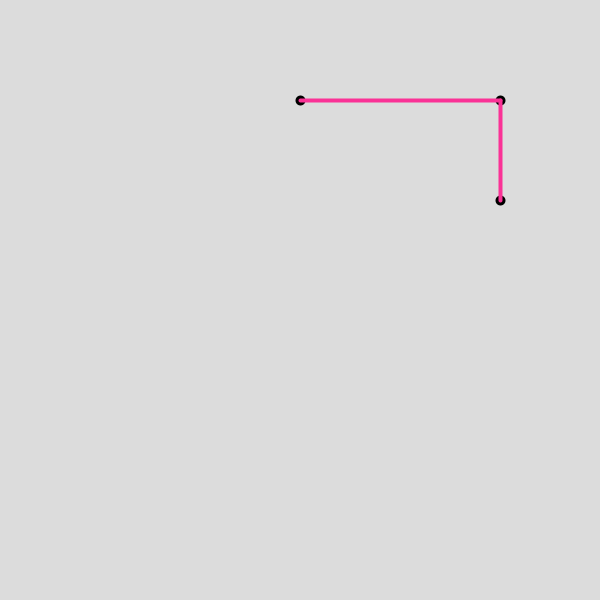
Frame 1 (no input)
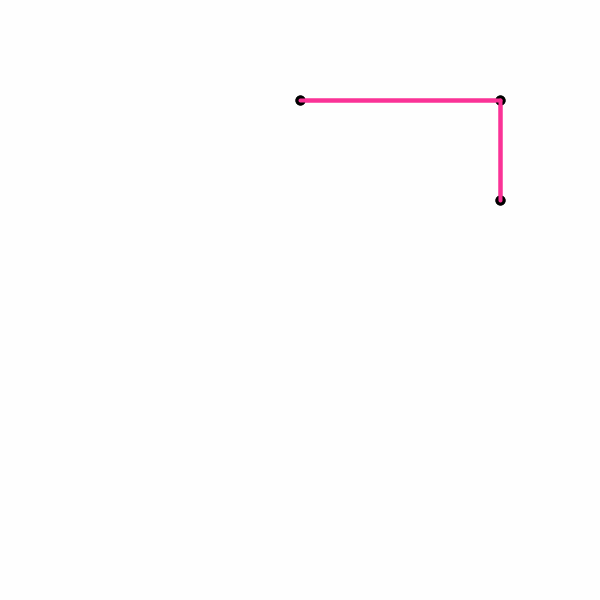
Frame 60 (the mouse pressed at the canvas centre just before this capture)
Frame 120 (the mouse held since frame 60 and released just before this capture): identical to frame 60, image omitted

The Processing sketch that drew these frames (run headless with seeded random() and noise(); from frame 60 on, the mouse is pressed at the canvas centre):

// Processing sketch: Spring
// ── Spring.pde
// Variables for the fixed (red) points
float x0 = 300;
float y0 = 100;


FloatList pointX = new FloatList();
FloatList pointY = new FloatList();
FloatList vy = new FloatList();
FloatList vx = new FloatList();
FloatList restlengths = new FloatList();

// Variables for the moving (black) points
float x1 = 500;
float y1 = 100;
float vx1 = 0;
float vy1 = 0;
float m1 = 1.0;

float x2 = 500;
float y2=200;
float vx2 = 0;
float vy2 = 0;
float m2 = 1.0;


int points = 3;

// Variables for the spring
float restlength;
float restlength2;
float springk = 20000;

// The overall time step size. Shrink if your simulation becomes unstable (can happen if masses or springk is too high).
float dt = 1.0/240.0;

void setup()
{
  size(600, 600);
  //first three points, velocity, restlength initialize
  pointX.append(300);
  pointY.append(100);
  pointX.append(500);
  pointY.append(100);
  pointX.append(500);
  pointY.append(200);
  for(int i=0;i<2;i++){
   vy.append(0);
   vx.append(0);
  }
  for(int i=1;i<3;i++){
    restlengths.append(sqrt(sq(pointX.get(i)-pointX.get(i-1))+sq(pointY.get(i)-pointY.get(i-1))));
  }
  
  
  restlength = sqrt(sq(x0-x1)+sq(y0-y1));  
  restlength2 = sqrt(sq(x1-x2) + sq(y1-y2));
  frameRate(240);
}

void simulatePhysicsStep()
{
  // Update positions
  for(int i=1;i<points-1;i++){
    pointX.set(i,pointX.get(i) + dt * vx.get(i));
    pointY.set(i,pointY.get(i) + dt* vy.get(i));
  }
  
  //forces calc
  for(int i =1; i<points-1; i++){
    float dist = sqrt(sq(pointX.get(i-1)-pointX.get(i))+ sq(pointY.get(i-1)-pointY.get(i)));

    float fy1 = 980*m1
                + (pointY.get(i-1)-pointY.get(i)) * springk*(dist-restlengths.get(i-1))/dist 
                - (pointY.get(i)-pointY.get(i+1)) * springk*(dist-restlengths.get(i))/dist;
    float fx1 = (pointX.get(i-1)-pointX.get(i)) * springk*(dist-restlengths.get(i-1))/dist
                - (pointX.get(i)-pointX.get(i+1)) * springk*(dist-restlengths.get(i))/dist;
     //change velocity           
    vx.set(i-1, dt/m1*fx1);
    vy.set(i-1,dt/m1*fy1);
  }
  //last point calc with only one force
  float fy1 = 980*m1;
  float dist = sqrt(sq(pointX.get(points-2)-pointX.get(points-1))+ sq(pointY.get(points-1)-pointY.get(points-2)));
  
  float fx1=(pointX.get(points-2)-pointX.get(points-1)) * springk*(dist-restlengths.get(points-2))/dist;
  vx.set(points-1, dt / m1 * fx1);
  System.out.println(fx1);
  vy.set(points-1, dt/m1*fy1);
 System.out.println(fy1);
  
  
  
  
  
  //x1 += dt * vx1;
  //y1 += dt * vy1;
  //x2+= dt*vx2;
  //y2+=dt*vy2;
 
  //float fy2 = 980*m2;
  //float fy1=980*m1;
  //float dist = sqrt(sq(x1-x0) + sq(y0-y1));
  //float dist2 = sqrt(sq(x1-x2) + sq(y2-y1));
  //float fx2=(x1-x2) * springk*(dist2-restlength2)/dist2;
  //float fx1=(x0-x1)*springk*(dist-restlength)/dist;
  // fy1+=(y0-y1) * springk*(dist-restlength) / dist;
  //fy1-=(y1-y2) * springk*(dist2-restlength2)/dist2;
  //fx1-=(x1-x2) * springk*(dist2-restlength2)/dist2;
  //fy2 +=(y1-y2) * springk*(dist2-restlength2)/dist2;
  
  
  //vy1 += dt / m1 * fy1;
  //vx1+=dt/m1*fx1;
  //vx2+=dt/m2*fx2;
  //vy2+=dt/m2 * fy2;
  









}

void draw()
{
  noStroke();
  fill(255, 255, 255, 80);
  rect(0, 0, 600, 600);
  
  simulatePhysicsStep(); 
  stroke(0,0,0);
  strokeWeight(10);
  for(int i = 0;i<points;i++){
    point(pointX.get(i),pointY.get(i));
  }
   strokeWeight(4);
  stroke(250, 50, 150);
  for(int i=0;i<points-1;i++){
   line(pointX.get(i),pointY.get(i),pointX.get(i+1),pointY.get(i+1)); 
  }
  //stroke(255, 0,0);
  //strokeWeight(10);
  //point(x0, y0);  
  
  //stroke(0, 0, 0);
  //point(x1, y1);
  
  //stroke(0,0,0);
  //point(x2,y2);
  
  //strokeWeight(4);
  //stroke(250, 50, 150);
  //line(x0, y0, x1, y1);
  //line(x1,y1,x2,y2);
  
  if(keyPressed)
  {
    save("pendulum.png");
  }
}


void mouseClicked(){
  points++;
  // add new restlength
  
}
